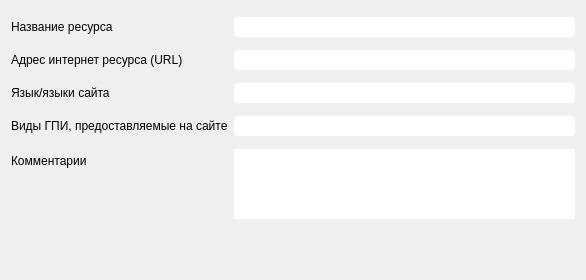
<?xml version="1.0" encoding="UTF-8"?>
<ui version="4.0">
 <class>EditSites</class>
 <widget class="QWidget" name="EditSites">
  <property name="geometry">
   <rect>
    <x>0</x>
    <y>0</y>
    <width>586</width>
    <height>280</height>
   </rect>
  </property>
  <property name="font">
   <font>
    <pointsize>9</pointsize>
   </font>
  </property>
  <property name="windowTitle">
   <string>Новая запись</string>
  </property>
  <layout class="QGridLayout" name="gridLayout">
   <item row="0" column="0">
    <layout class="QFormLayout" name="formLayout">
     <property name="verticalSpacing">
      <number>12</number>
     </property>
     <property name="topMargin">
      <number>5</number>
     </property>
     <property name="bottomMargin">
      <number>0</number>
     </property>
     <item row="0" column="0">
      <widget class="QLabel" name="label">
       <property name="font">
        <font>
         <pointsize>9</pointsize>
        </font>
       </property>
       <property name="text">
        <string>Название ресурса</string>
       </property>
      </widget>
     </item>
     <item row="0" column="1">
      <widget class="QLineEdit" name="lineName">
       <property name="font">
        <font>
         <pointsize>9</pointsize>
        </font>
       </property>
       <property name="styleSheet">
        <string notr="true">QLineEdit{
border-radius:4;
border-width:1px;
max-height:20px;
min-height:20px;

}</string>
       </property>
      </widget>
     </item>
     <item row="1" column="0">
      <widget class="QLabel" name="label_3">
       <property name="font">
        <font>
         <pointsize>9</pointsize>
        </font>
       </property>
       <property name="text">
        <string>Адрес интернет ресурса (URL)</string>
       </property>
      </widget>
     </item>
     <item row="1" column="1">
      <widget class="QLineEdit" name="lineUrl">
       <property name="font">
        <font>
         <pointsize>9</pointsize>
        </font>
       </property>
       <property name="styleSheet">
        <string notr="true">QLineEdit{
border-radius:4;
border-width:1px;
max-height:20px;
min-height:20px;

}</string>
       </property>
      </widget>
     </item>
     <item row="2" column="0">
      <widget class="QLabel" name="label_2">
       <property name="font">
        <font>
         <pointsize>9</pointsize>
        </font>
       </property>
       <property name="text">
        <string>Язык/языки сайта</string>
       </property>
      </widget>
     </item>
     <item row="2" column="1">
      <widget class="QLineEdit" name="lineLanguage">
       <property name="font">
        <font>
         <pointsize>9</pointsize>
        </font>
       </property>
       <property name="styleSheet">
        <string notr="true">QLineEdit{
border-radius:4;
border-width:1px;
max-height:20px;
min-height:20px;

}</string>
       </property>
      </widget>
     </item>
     <item row="3" column="0">
      <widget class="QLabel" name="label_4">
       <property name="font">
        <font>
         <pointsize>9</pointsize>
        </font>
       </property>
       <property name="text">
        <string>Виды ГПИ, предоставляемые на сайте</string>
       </property>
      </widget>
     </item>
     <item row="3" column="1">
      <widget class="QLineEdit" name="lineGPI">
       <property name="font">
        <font>
         <pointsize>9</pointsize>
        </font>
       </property>
       <property name="styleSheet">
        <string notr="true">QLineEdit{
border-radius:4;
border-width:1px;
max-height:20px;
min-height:20px;

}</string>
       </property>
      </widget>
     </item>
     <item row="4" column="0">
      <widget class="QLabel" name="label_6">
       <property name="font">
        <font>
         <pointsize>9</pointsize>
        </font>
       </property>
       <property name="text">
        <string>Комментарии</string>
       </property>
      </widget>
     </item>
     <item row="4" column="1">
      <widget class="QTextEdit" name="textEdit">
       <property name="styleSheet">
        <string notr="true">QTextEdit{
border-radius:8;
border-width:1px;
max-height:70px;
min-height:70px;

}</string>
       </property>
      </widget>
     </item>
    </layout>
   </item>
   <item row="1" column="0">
    <layout class="QHBoxLayout" name="horizontalLayout">
     <property name="spacing">
      <number>30</number>
     </property>
     <item>
      <spacer name="horizontalSpacer">
       <property name="orientation">
        <enum>Qt::Horizontal</enum>
       </property>
       <property name="sizeHint" stdset="0">
        <size>
         <width>40</width>
         <height>20</height>
        </size>
       </property>
      </spacer>
     </item>
     <item>
      <widget class="QPushButton" name="btnCreate">
       <property name="font">
        <font>
         <pointsize>9</pointsize>
        </font>
       </property>
       <property name="styleSheet">
        <string notr="true">QPushButton{
border:0px

}
</string>
       </property>
       <property name="text">
        <string/>
       </property>
       <property name="icon">
        <iconset>
         <normaloff>:/check.png</normaloff>:/check.png</iconset>
       </property>
       <property name="iconSize">
        <size>
         <width>30</width>
         <height>30</height>
        </size>
       </property>
       <property name="flat">
        <bool>true</bool>
       </property>
      </widget>
     </item>
     <item>
      <widget class="QPushButton" name="btnCancel">
       <property name="font">
        <font>
         <pointsize>9</pointsize>
        </font>
       </property>
       <property name="styleSheet">
        <string notr="true">QPushButton{
border:0px}</string>
       </property>
       <property name="text">
        <string/>
       </property>
       <property name="icon">
        <iconset>
         <normaloff>:/close.png</normaloff>:/close.png</iconset>
       </property>
       <property name="iconSize">
        <size>
         <width>30</width>
         <height>30</height>
        </size>
       </property>
       <property name="flat">
        <bool>true</bool>
       </property>
      </widget>
     </item>
     <item>
      <spacer name="horizontalSpacer_2">
       <property name="orientation">
        <enum>Qt::Horizontal</enum>
       </property>
       <property name="sizeHint" stdset="0">
        <size>
         <width>40</width>
         <height>20</height>
        </size>
       </property>
      </spacer>
     </item>
    </layout>
   </item>
   <item row="2" column="0">
    <widget class="QLabel" name="lineError">
     <property name="font">
      <font>
       <pointsize>9</pointsize>
      </font>
     </property>
     <property name="text">
      <string/>
     </property>
    </widget>
   </item>
  </layout>
 </widget>
 <resources>
  <include location="../resources/ViewWindowRes.qrc"/>
 </resources>
 <connections>
  <connection>
   <sender>btnCancel</sender>
   <signal>clicked()</signal>
   <receiver>EditSites</receiver>
   <slot>close()</slot>
   <hints>
    <hint type="sourcelabel">
     <x>271</x>
     <y>278</y>
    </hint>
    <hint type="destinationlabel">
     <x>239</x>
     <y>161</y>
    </hint>
   </hints>
  </connection>
 </connections>
</ui>
